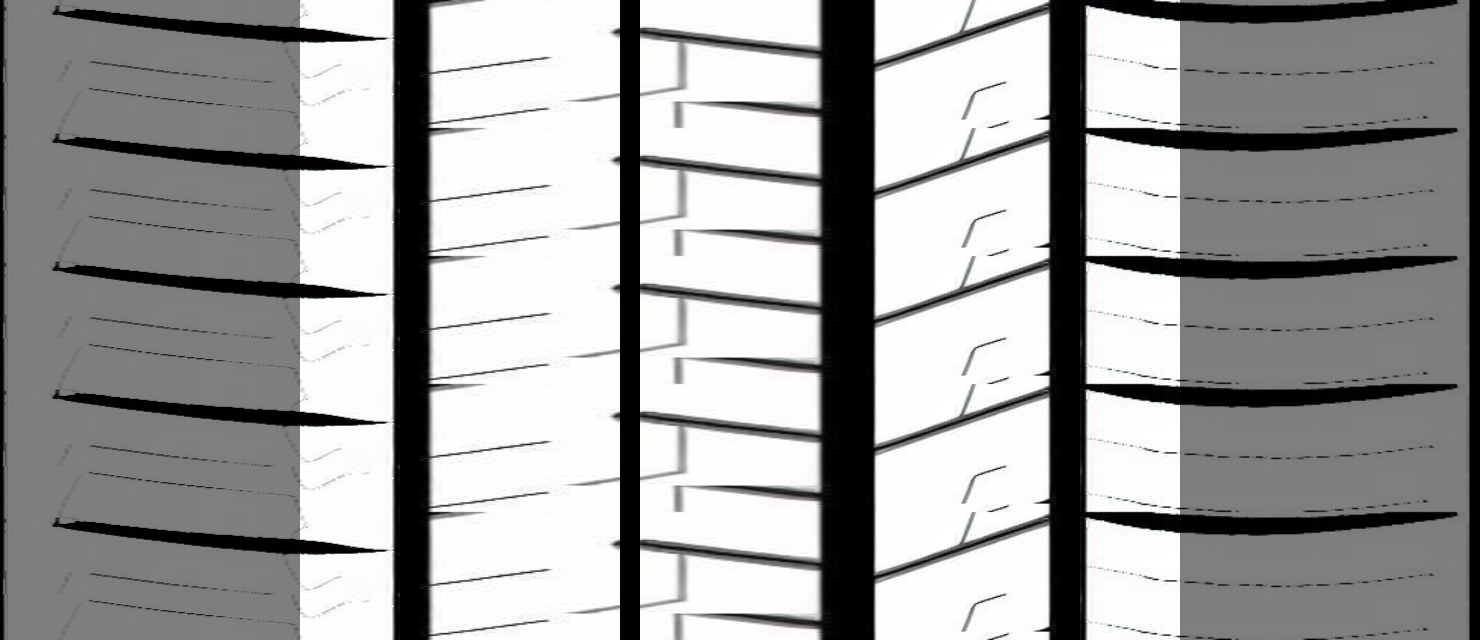
#> input picture tests/datasets/stitching/correct_continuity1.png, 1480 x 640 px
$ python -i pattern_continuity.py   (imports and definitions only)
#> lines starting #> are read from the running program, lines starting #| are printed output that depends on the picture; after the words box and inside, x2 and y2 are one past the last pixel; in counts of white or black regions, pixels touching at a corner belong together
# -*- coding: utf-8 -*-

"""
图案连续性检测模块

检测灰度图中上下边缘的线条是否连续对齐，为后续的上下循环拼接服务。
"""

import cv2
import numpy as np
from dataclasses import dataclass
from itertools import product
from typing import List, Optional, Tuple

import logging
from tire_ai_pattern.common.exceptions import InputDataError, RuntimeProcessError

# 创建模块级日志记录器
logger = logging.getLogger(__name__)

PatternEnd = Tuple[int, int, str]

_VIS_NAME = "pattern_continuity.png"


# ============================================================
# 本地配置数据类（不依赖 configs 层）
# ============================================================

@dataclass
class PatternContinuityConfig:
    """图案连续性检测配置（算法层本地定义，脱离 configs 依赖）"""

    # 固定灰度阈值
    threshold: int = 200

    # 边缘区域高度（像素）
    edge_height: int = 4

    # 粗细线宽度阈值（像素）
    coarse_threshold: int = 5

    # 细线匹配的最大距离（像素）
    fine_match_distance: int = 4

    # 最小线条宽度（过滤噪声）
    min_line_width: int = 1

    # 可视化线条宽度
    vis_line_width: int = 2

    # 可视化矩形高度（像素）
    vis_rectangle_height: int = 3

    # 可视化矩形底部偏移（像素）
    vis_rectangle_bottom_offset: int = 4


def detect_pattern_continuity(
    image: np.ndarray,
    threshold: int = 200,
    edge_height: int = 4,
    coarse_threshold: int = 5,
    fine_match_distance: int = 4,
    is_debug: bool = False,
) -> Tuple[bool, str, Optional[np.ndarray]]:
    """
    检测图案上下边缘的连续性

    Parameters:
    - image: 输入灰度图 (H, W)
    - threshold: 固定灰度阈值
    - edge_height: 边缘区域高度（像素）
    - coarse_threshold: 粗细线宽度阈值（像素）
    - fine_match_distance: 细线匹配的最大距离（像素）
    - is_debug: 是否输出 debug 可视化图

    Returns:
    - is_continuous: 是否连续
    - vis_name: debug 可视化建议文件名；非 debug 模式为空字符串
    - vis_image: debug 可视化图像；非 debug 模式为 None

    注意：算法层不保存文件；当 is_debug=True 时只返回 vis_name 和 vis_image，保存由调用方负责。

    Raises:
        InputDataError: 当输入图像或方法参数不符合要求时
        RuntimeProcessError: 当图案检测过程失败时
    """
    logger.debug("开始图案连续性检测")

    # 验证图像
    if image is None:
        raise InputDataError("image", "value", "must not be None")

    if len(image.shape) != 2:
        raise InputDataError("image", "shape", "expected 2D grayscale", image.shape)

    config = PatternContinuityConfig(
        threshold=threshold,
        edge_height=edge_height,
        coarse_threshold=coarse_threshold,
        fine_match_distance=fine_match_distance,
    )
    logger.debug("配置加载完成")

    # 提取边缘端点
    try:
        logger.debug("使用OpenCV轮廓检测边缘")
        top_ends, bottom_ends = _detect_with_method_b(image, config)

        logger.debug(f"边缘端点提取完成: 上边缘{len(top_ends)}个，下边缘{len(bottom_ends)}个")

    except (InputDataError, RuntimeProcessError):
        raise
    except Exception as e:
        raise RuntimeProcessError("detect_pattern_continuity", "边缘端点提取失败", e)

    # 匹配端点
    try:
        matches, unmatched_top, unmatched_bottom = _match_ends(top_ends, bottom_ends, config)
        logger.debug(
            f"端点匹配完成: 匹配{len(matches)}对, "
            f"上边缘未匹配{len(unmatched_top)}个, 下边缘未匹配{len(unmatched_bottom)}个"
        )
    except Exception as e:
        raise RuntimeProcessError("_match_ends", "端点匹配失败", e)

    # 判定连续性
    is_continuous = len(unmatched_bottom) == 0
    logger.info(f"连续性判定结果: {'连续' if is_continuous else '不连续'}")
    logger.debug(
        "连续性检测明细: top_ends=%s, bottom_ends=%s, matches=%s, "
        "unmatched_top=%s, unmatched_bottom=%s",
        top_ends, bottom_ends, matches, unmatched_top, unmatched_bottom
    )

    vis_name = ""
    vis_image = None
    if is_debug:
        try:
            vis_image = _visualize_detection(
                image, top_ends, bottom_ends, matches,
                unmatched_top, unmatched_bottom, config
            )
            vis_name = _VIS_NAME
            logger.debug(f"生成debug可视化结果: {vis_name}")
        except Exception as e:
            raise RuntimeProcessError("_visualize_detection", "可视化处理失败", e)

    return is_continuous, vis_name, vis_image


# [103 lines left out: functions _detect_with_method_a, _extract_ends_from_region, not called in this run]


def _detect_with_method_b(
    image: np.ndarray,
    config: PatternContinuityConfig
) -> Tuple[List[Tuple[int, int, str]], List[Tuple[int, int, str]]]:
    """
    使用方法B（OpenCV轮廓检测）检测边缘端点

    Parameters:
    - image: 输入灰度图
    - config: 配置对象

    Returns:
    - top_ends: 上边缘端点列表 [(min_x, max_x, type), ...]
    - bottom_ends: 下边缘端点列表 [(min_x, max_x, type), ...]

    Raises:
        ImageDimensionError: 当图像高度不符合要求时
        PatternDetectionError: 当轮廓检测失败时
    """
    try:
        # 验证图像高度
        if image.shape[0] < 2 * config.edge_height:
            raise InputDataError(
                "image", "shape",
                f"expected height >= {2 * config.edge_height}",
                image.shape[:2]
            )

        # 计算阈值
        threshold = config.threshold
        logger.debug(f"使用固定阈值: {threshold}")

        # 二值化
        try:
            _, binary = cv2.threshold(image, threshold, 255, cv2.THRESH_BINARY_INV)
        except Exception as e:
            raise RuntimeProcessError("cv2.threshold", "二値化失败", e)

        # 提取上边缘端点
        top_region = binary[0:config.edge_height, :]
        top_ends = _extract_ends_from_contours(top_region, config)

        # 提取下边缘端点
        bottom_region = binary[-config.edge_height:, :]
        bottom_ends = _extract_ends_from_contours(bottom_region, config)

        return top_ends, bottom_ends

    except (InputDataError, RuntimeProcessError):
        raise
    except Exception as e:
        raise RuntimeProcessError("_detect_with_method_b", "方法B检测失败", e)


def _extract_ends_from_contours(
    region: np.ndarray,
    config: PatternContinuityConfig
) -> List[Tuple[int, int, str]]:
    """
    从轮廓提取端点

    Parameters:
    - region: 边缘区域图像（二值）
    - config: 配置对象

    Returns:
    - ends: 端点列表 [(min_x, max_x, type), ...]
    """
    # 查找轮廓
    contours, _ = cv2.findContours(
        region,
        cv2.RETR_EXTERNAL,
        cv2.CHAIN_APPROX_SIMPLE
    )

    ends = []
    for contour in contours:
        # 获取边界框
        x, y, w, h = cv2.boundingRect(contour)

        # 过滤噪音
        if w < config.min_line_width:
            continue

        # 判断粗细
        line_type = 'coarse' if w >= config.coarse_threshold else 'fine'

        # 粗线使用区间，细线使用中心点
        if line_type == 'fine':
            center_x = x + w // 2
            ends.append((center_x, center_x, 'fine'))
        else:
            ends.append((x, x + w - 1, 'coarse'))

    return ends


def _match_ends(
    top_ends: List[Tuple[int, int, str]],
    bottom_ends: List[Tuple[int, int, str]],
    config: PatternContinuityConfig
) -> Tuple[List[Tuple[int, int]], List[int], List[int]]:
    """
    匹配上下边缘端点

    Parameters:
    - top_ends: 上边缘端点列表
    - bottom_ends: 下边缘端点列表
    - config: 配置对象

    Returns:
    - matches: 匹配对列表 [(top_idx, bottom_idx), ...]
    - unmatched_top: 未匹配的上边缘索引列表
    - unmatched_bottom: 未匹配的下边缘索引列表
    """
    # 初始化
    unmatched_bottom = set(range(len(bottom_ends)))
    matches = []

    # 全排列匹配
    for top_idx, bottom_idx in product(range(len(top_ends)), range(len(bottom_ends))):
        if bottom_idx in unmatched_bottom:
            if _can_match(top_ends[top_idx], bottom_ends[bottom_idx], config):
                unmatched_bottom.remove(bottom_idx)
                matches.append((top_idx, bottom_idx))

    # 找出未匹配的上边缘
    matched_top = {top_idx for top_idx, _ in matches}
    unmatched_top = [i for i in range(len(top_ends)) if i not in matched_top]

    return matches, unmatched_top, list(unmatched_bottom)


def _can_match(
    top_end: Tuple[int, int, str],
    bottom_end: Tuple[int, int, str],
    config: PatternContinuityConfig
) -> bool:
    """
    判断两个端点是否可以匹配

    Parameters:
    - top_end: 上边缘端点 (min_x, max_x, type)
    - bottom_end: 下边缘端点 (min_x, max_x, type)
    - config: 配置对象

    Returns:
    - can_match: 是否可以匹配
    """
    top_min_x, top_max_x, top_type = top_end
    bottom_min_x, bottom_max_x, bottom_type = bottom_end

    # 细线-细线匹配
    if top_type == 'fine' and bottom_type == 'fine':
        distance = abs(top_min_x - bottom_min_x)
        return distance <= config.fine_match_distance

    # 细线-粗线匹配
    if top_type == 'fine' and bottom_type == 'coarse':
        return bottom_min_x <= top_min_x <= bottom_max_x

    # 粗线-细线匹配
    if top_type == 'coarse' and bottom_type == 'fine':
        return top_min_x <= bottom_min_x <= top_max_x

    # 粗线-粗线匹配
    if top_type == 'coarse' and bottom_type == 'coarse':
        # 只要有重叠就算连续
        overlap_start = max(top_min_x, bottom_min_x)
        overlap_end = min(top_max_x, bottom_max_x)
        overlap_length = overlap_end - overlap_start + 1

        return overlap_length > 0

    return False


# [109 lines left out: functions _visualize_detection, _generate_colors, not called in this run]

>>> import cv2
>>> picture = cv2.imread('../../../tests/datasets/stitching/correct_continuity1.png', cv2.IMREAD_GRAYSCALE)
#> picture: shape (640, 1480); min 0, max 255, mean 160.9
>>> result = detect_pattern_continuity(picture)
#> in _detect_with_method_b, `_, binary = cv2.threshold(image, threshold, 255, cv2.THRESH_BINARY_INV)`:
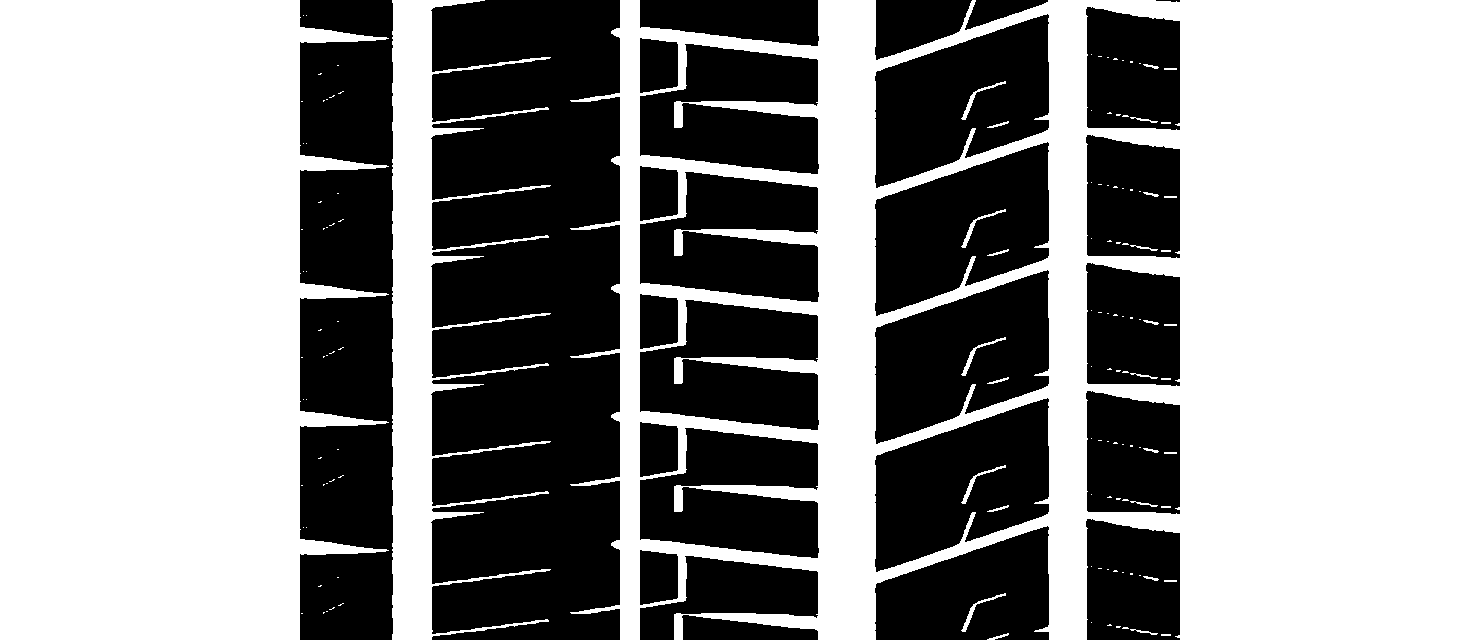
#> binary: shape (640, 1480); 56.3% white; 27 black regions
#> in _extract_ends_from_contours, `contours, _ = cv2.findContours( region, cv2.RETR_EXTERNAL, cv2.CHAIN_A..`: contours = 6 contours, 1 with area under 20; largest, box (x1, y1, x2, y2) and area: (1044, 0, 1480, 4) 1264, (0, 0, 300, 4) 897, (392, 0, 485, 4) 241, (818, 0, 876, 4) 171, (620, 0, 640, 4) 57
#> the loop in _extract_ends_from_contours, `for contour in contours:` made 6 passes
#> (x, w) on passes 1, 2, 5: (1044, 436), (970, 6), (392, 93)
#> (contour, x, w) on passes 3, 4, 6: ([[818, 0], [818, 3], [875, 3], [875, 0]], 818, 58), ([[620, 0], [620, 3], [639, 3], [639, 0]], 620, 20), ([[0, 0], [0, 3], [299, 3], [299, 0]], 0, 300)
#> after the loop in _extract_ends_from_contours, `for contour in contours:`: ends = [(1044, 1479, 'coarse'), (970, 975, 'coarse'), (818, 875, 'coarse'), (620, 639, 'coarse'), (392, 484, 'coarse'), (0, 299, 'coarse')]
#> in _detect_with_method_b, `top_ends = _extract_ends_from_contours(top_region, config)`: top_ends has the same summary as ends in _extract_ends_from_contours
#> in _extract_ends_from_contours (call 2), `contours, _ = cv2.findContours( region, cv2.RETR_EXTERNAL, cv2.CHAIN_A..`: contours = 8 contours, 1 with area under 20; largest, box (x1, y1, x2, y2) and area: (1175, 0, 1480, 4) 901, (0, 0, 300, 4) 897, (818, 0, 876, 4) 171, (392, 0, 433, 4) 118, (1049, 0, 1087, 4) 111, (620, 0, 640, 4) 57, (674, 0, 683, 4) 24
#> the loop in _extract_ends_from_contours (call 2), `for contour in contours:` made 8 passes
#> (contour, x, w) on passes 2, 4, 5, 6, 8: ([[1049, 0], [1049, 3], [1086, 3], [1086, 0]], 1049, 38), ([[818, 0], [818, 3], [875, 3], [875, 0]], 818, 58), ([[674, 0], [674, 3], [682, 3], [682, 0]], 674, 9), ([[620, 0], [620, 3], [639, 3], [639, 0]], 620, 20), ([[0, 0], [0, 3], [299, 3], [299, 0]], 0, 300)
#> (x, w) on passes 1, 3, 7: (1175, 305), (987, 18), (392, 41)
#> in _detect_with_method_b, `bottom_ends = _extract_ends_from_contours(bottom_region, config)`: bottom_ends = [(1175, 1479, 'coarse'), (1049, 1086, 'coarse'), (987, 1004, 'coarse'), (818, 875, 'coarse'), (674, 682, 'coarse'), (620, 639, 'coarse'), (392, 432, 'coarse'), (0, 299, 'coarse')]
#> in detect_pattern_continuity, `top_ends, bottom_ends = _detect_with_method_b(image, config)`: top_ends has the same summary as ends in _extract_ends_from_contours
#> in _match_ends, `unmatched_bottom = set(range(len(bottom_ends)))`: unmatched_bottom = 8 items
#> the loop in _match_ends, `for top_idx, bottom_idx in product(range(len(top_ends)), range(len(bot..` made 48 passes
#> (top_idx, bottom_idx, top_min_x in _can_match, top_max_x in _can_match, bottom_min_x in _can_match, bottom_max_x in _can_match, overlap_start in _can_match, overlap_end in _can_match) on passes 1, 2, 3, 4, 5, 6, 7, 8, 11, 12, 13, 14: (0, 0, 1044, 1479, 1175, 1479, 1175, 1479), (0, 1, 1044, 1479, 1049, 1086, 1049, 1086), (0, 2, 1044, 1479, 987, 1004, 1044, 1004), (0, 3, 1044, 1479, 818, 875, 1044, 875), (0, 4, 1044, 1479, 674, 682, 1044, 682), (0, 5, 1044, 1479, 620, 639, 1044, 639), (0, 6, 1044, 1479, 392, 432, 1044, 432), (0, 7, 1044, 1479, 0, 299, 1044, 299), (1, 2, 970, 975, 987, 1004, 987, 975), (1, 3, 970, 975, 818, 875, 970, 875), (1, 4, 970, 975, 674, 682, 970, 682), (1, 5, 970, 975, 620, 639, 970, 639)
#> (top_idx, bottom_idx) on passes 9, 10, 17, 18, 25, 26: (1, 0), (1, 1), (2, 0), (2, 1), (3, 0), (3, 1)
#> after the loop in _match_ends, `for top_idx, bottom_idx in product(range(len(top_ends)), range(len(bot..`: matches = [(0, 0), (0, 1), (2, 3), (3, 5), (4, 6), (5, 7)]; unmatched_bottom = 2 items
#> in _match_ends, `matched_top = {top_idx for top_idx, _ in matches}`: matched_top = 5 items
#> in _match_ends, `unmatched_top = [i for i in range(len(top_ends)) if i not in matched_t..`: unmatched_top = [1]
#> in detect_pattern_continuity, `matches, unmatched_top, unmatched_bottom = _match_ends(top_ends, botto..`: matches = [(0, 0), (0, 1), (2, 3), (3, 5), (4, 6), (5, 7)]; unmatched_top = [1]; unmatched_bottom = [2, 4]
#> in detect_pattern_continuity, `is_continuous = len(unmatched_bottom) == 0`: is_continuous = False
